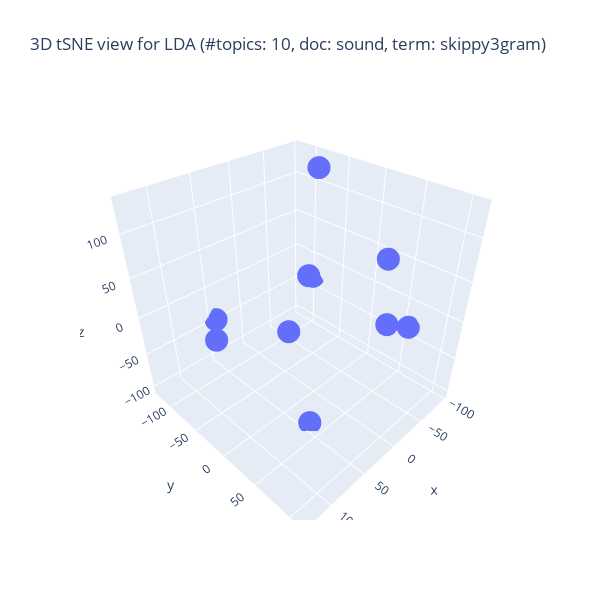

Notebook cell for this chart:
### Code cell
## Plotlyを使って tSNE の結果の可視化 (3D)

import plotly.graph_objects as go

top_fitted = top_tSNE_3d_fitted
fig = go.Figure(data = [go.Scatter3d(
        x = top_fitted[:,0], y = top_fitted[:,1], z = top_fitted[:,2],
                                     mode = 'markers')
                                     ])

## 3D 散布図にラベルを追加する処理は未実装
title_val = f"3D tSNE view for LDA (#topics: {n_topics}, doc: {doc_attr}, term: {term_type})"
fig.update_layout(autosize = False,
                  width = 600, height = 600, title = title_val)
fig.show()

### Figure 1 — Plotly figure (JSON) as saved in the notebook; plotly's stock layout.template omitted (floating-point values rounded to 4 significant figures)
{"data": [{"mode": "markers", "type": "scatter3d", "x": [44.56, -0.7768, -93.34, -69.56, 44.26, 15.08, -96.36, -78.16, 129.5, 31.35], "y": [-124.7, -11.96, 59.49, -64.57, 35.55, -26.86, -95.8, 31.72, 1.617, 111.0], "z": [-45.32, 46.45, -32.18, 130.9, -103.5, -26.61, -31.75, 52.69, 42.02, 65.13]}], "layout": {"autosize": false, "height": 600, "title": {"text": "3D tSNE view for LDA (#topics: 10, doc: sound, term: skippy3gram)"}, "width": 600}}
